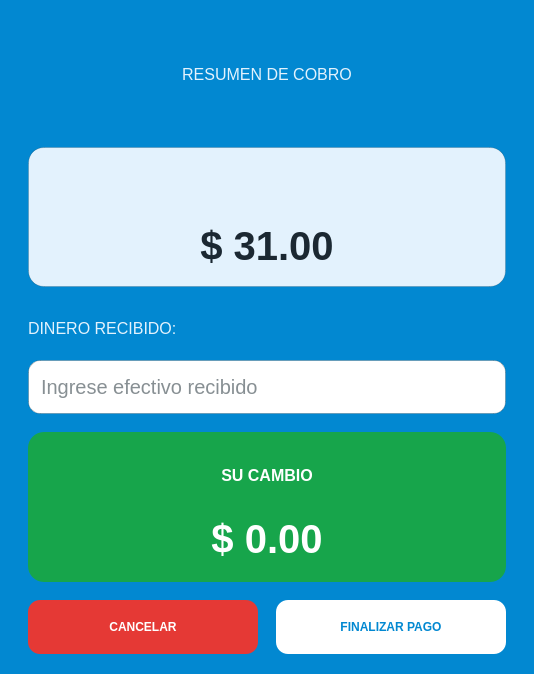
<?xml version="1.0" encoding="UTF-8"?>
<ui version="4.0">
 <class>PaymentDialog</class>
 <widget class="QDialog" name="PaymentDialog">
  <property name="geometry">
   <rect>
    <x>0</x>
    <y>0</y>
    <width>534</width>
    <height>674</height>
   </rect>
  </property>
  <property name="windowTitle">
   <string>Cobrar Venta</string>
  </property>
  <property name="styleSheet">
   <string notr="true">QDialog { background:#0288d1; }

QLabel { color:#e3f2fd; font-size:16px; }

/* Tarjeta total */
QFrame#cardTotal {
  background:#e3f2fd;
  border-radius:16px;
  border:1px solid rgba(0,0,0,0.15);
}

QLabel#lblAmount {
  color:#1b2832;
  font-size:40px;
  font-weight:600;
}

/* Caja efectivo */
QLineEdit#txtCash {
  background:white;
  border-radius:12px;
  padding:10px;
  border:1px solid rgba(0,0,0,0.2);
  color:#102027;
  font-size:20px;
}

/* Caja cambio */
QFrame#changeBox {
  background:#17a54b;
  border-radius:16px;
}

QLabel#lblChangeText { color:white; font-weight:600; }
QLabel#lblChange { color:white; font-size:40px; font-weight:600; }

/* Botones */
QPushButton {
  border-radius:12px;
  padding:12px 16px;
  font-weight:600;
}

QPushButton#btnCancel { background:#e53935; color:white; }
QPushButton#btnPay { background:white; color:#0288d1; }
QPushButton#btnPay:pressed { background:#f1f8ff; }
   </string>
  </property>
  <layout class="QVBoxLayout" name="root">
   <property name="spacing">
    <number>18</number>
   </property>
   <property name="leftMargin">
    <number>28</number>
   </property>
   <property name="topMargin">
    <number>20</number>
   </property>
   <property name="rightMargin">
    <number>28</number>
   </property>
   <property name="bottomMargin">
    <number>20</number>
   </property>
   <item>
    <widget class="QLabel" name="lblTitle">
     <property name="text">
      <string>RESUMEN DE COBRO</string>
     </property>
     <property name="alignment">
      <set>Qt::AlignCenter</set>
     </property>
    </widget>
   </item>
   <item>
    <widget class="QFrame" name="cardTotal">
     <property name="minimumSize">
      <size>
       <width>0</width>
       <height>140</height>
      </size>
     </property>
     <property name="frameShape">
      <enum>QFrame::NoFrame</enum>
     </property>
     <layout class="QVBoxLayout" name="cardLayout">
      <property name="spacing">
       <number>10</number>
      </property>
      <property name="leftMargin">
       <number>18</number>
      </property>
      <property name="topMargin">
       <number>16</number>
      </property>
      <property name="rightMargin">
       <number>18</number>
      </property>
      <property name="bottomMargin">
       <number>16</number>
      </property>
      <item>
       <widget class="QLabel" name="lblTotalText">
        <property name="text">
         <string>TOTAL A PAGAR</string>
        </property>
        <property name="alignment">
         <set>Qt::AlignCenter</set>
        </property>
       </widget>
      </item>
      <item>
       <widget class="QLabel" name="lblAmount">
        <property name="text">
         <string>$ 31.00</string>
        </property>
        <property name="alignment">
         <set>Qt::AlignCenter</set>
        </property>
       </widget>
      </item>
     </layout>
    </widget>
   </item>
   <item>
    <layout class="QVBoxLayout" name="cashBox">
     <property name="spacing">
      <number>8</number>
     </property>
     <item>
      <widget class="QLabel" name="lblCashText">
       <property name="text">
        <string>DINERO RECIBIDO:</string>
       </property>
      </widget>
     </item>
     <item>
      <widget class="QLineEdit" name="txtCash">
       <property name="minimumSize">
        <size>
         <width>0</width>
         <height>54</height>
        </size>
       </property>
       <property name="placeholderText">
        <string>Ingrese efectivo recibido</string>
       </property>
      </widget>
     </item>
    </layout>
   </item>
   <item>
    <widget class="QFrame" name="changeBox">
     <property name="minimumSize">
      <size>
       <width>0</width>
       <height>150</height>
      </size>
     </property>
     <property name="frameShape">
      <enum>QFrame::NoFrame</enum>
     </property>
     <layout class="QVBoxLayout" name="changeLayout">
      <property name="spacing">
       <number>10</number>
      </property>
      <property name="leftMargin">
       <number>18</number>
      </property>
      <property name="topMargin">
       <number>16</number>
      </property>
      <property name="rightMargin">
       <number>18</number>
      </property>
      <property name="bottomMargin">
       <number>16</number>
      </property>
      <item>
       <widget class="QLabel" name="lblChangeText">
        <property name="text">
         <string>SU CAMBIO</string>
        </property>
        <property name="alignment">
         <set>Qt::AlignCenter</set>
        </property>
       </widget>
      </item>
      <item>
       <widget class="QLabel" name="lblChange">
        <property name="text">
         <string>$ 0.00</string>
        </property>
        <property name="alignment">
         <set>Qt::AlignCenter</set>
        </property>
       </widget>
      </item>
     </layout>
    </widget>
   </item>
   <item>
    <layout class="QHBoxLayout" name="buttons">
     <property name="spacing">
      <number>18</number>
     </property>
     <item>
      <widget class="QPushButton" name="btnCancel">
       <property name="minimumSize">
        <size>
         <width>0</width>
         <height>54</height>
        </size>
       </property>
       <property name="text">
        <string>CANCELAR</string>
       </property>
      </widget>
     </item>
     <item>
      <widget class="QPushButton" name="btnPay">
       <property name="minimumSize">
        <size>
         <width>0</width>
         <height>54</height>
        </size>
       </property>
       <property name="text">
        <string>FINALIZAR PAGO</string>
       </property>
      </widget>
     </item>
    </layout>
   </item>
  </layout>
 </widget>
 <resources/>
 <connections/>
</ui>
